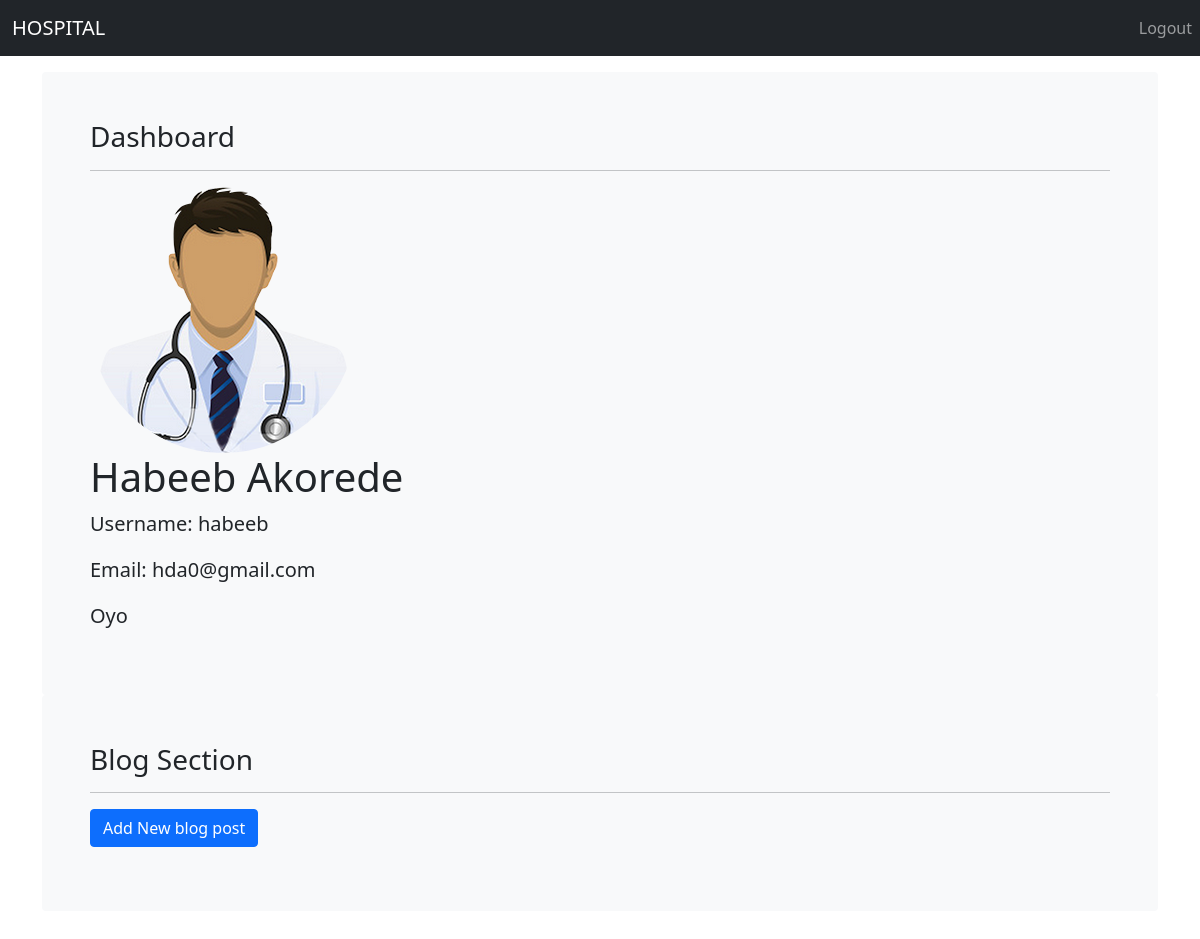
/doctor-dashboard (signed in), run on an earlier commit of the app's database.
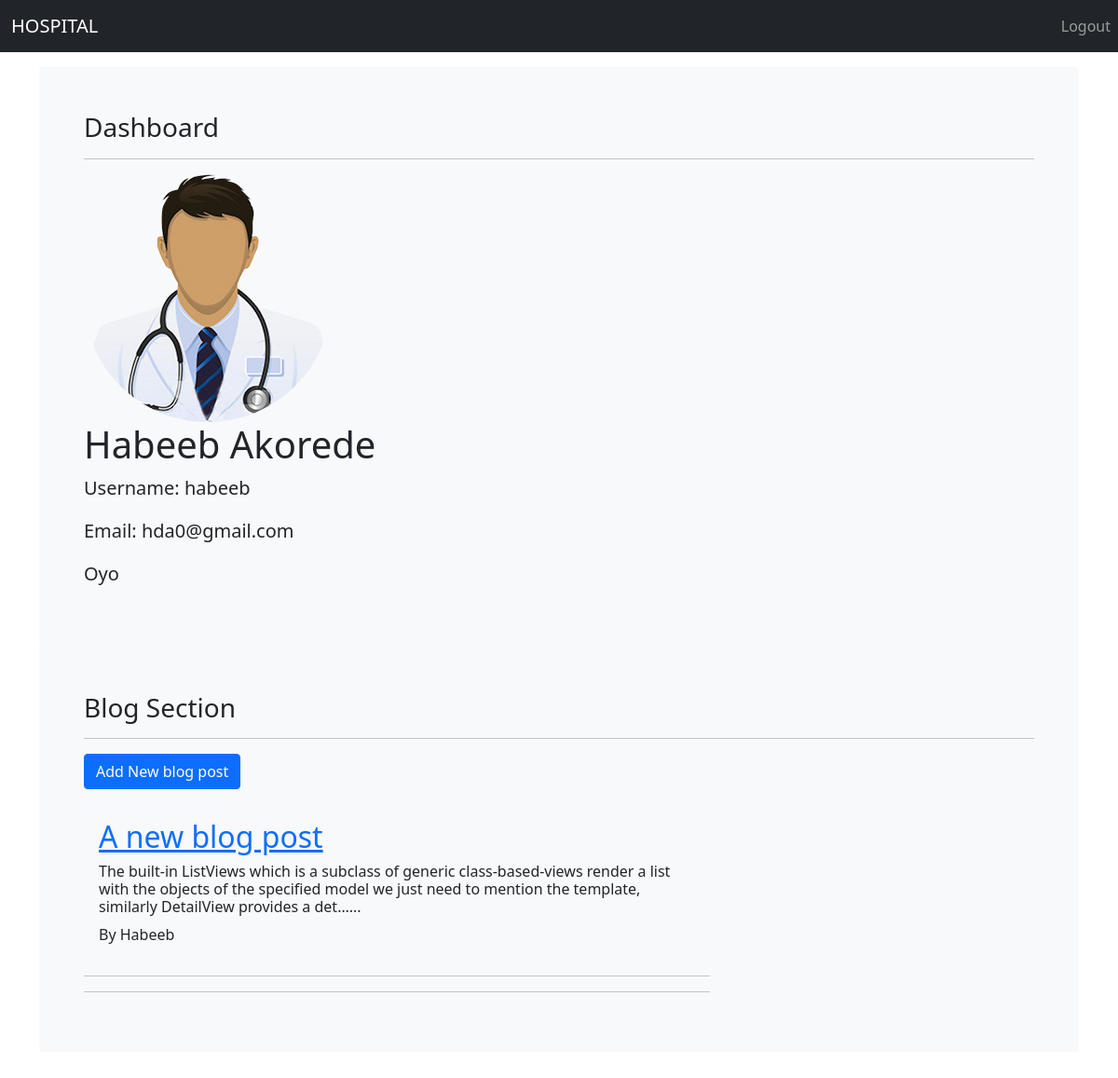
And on a later commit of the database.
### core/models.py (models this page shows, shortened)
class Doctor(models.Model):
    user = models.OneToOneField(User, on_delete=models.CASCADE)
    profile_pic = models.ImageField(upload_to='DoctorProfilePic/', default='doctor.png')
    address = models.CharField(max_length=40)
    state = models.CharField(max_length=20)
    city = models.CharField(max_length=20)
    phone = models.CharField(max_length=20)

### blog/models.py (models this page shows, shortened)
class Blogpost(models.Model):
    CATEGORIES = (
        ('Mental Health', 'Mental Health'),
        ('Heart Disease', 'Heart Disease'),
        ('Covid19', 'Covid19'),
        ('Immunization', 'Immunization')
    )
    STATUS = (
    (0,"Draft"),
    (1,"Publish")
    )
    author = models.ForeignKey(User, on_delete = models.CASCADE)
    title = models.CharField(max_length=200)
    slug = models.SlugField(max_length=200, unique=True, null=True, blank=True)
    image = models.ImageField(upload_to='BlogImages')
    content = models.TextField(max_length=40000)
    summary = models.CharField(max_length=1500)
    status = models.IntegerField(choices=STATUS, default=1)
    category = models.CharField(max_length=50, choices=CATEGORIES)
    created_date = models.DateTimeField(default = timezone.now)
    class Meta:
        ordering = ['-created_date']

### core/views.py (the view)
# urls.py: path('doctor-dashboard', views.doctor_dashboard_view, name='doctor-dashboard'),
@login_required(login_url='doctor-login')
@user_passes_test(is_doctor)
def doctor_dashboard_view(request):
    doctor = models.Doctor.objects.get(user_id=request.user.id)
    posts = Blogpost.objects.filter(status=1).order_by('-created_date')
    context = {'doctor':doctor, 'posts':posts}
    return render(request,'core/doctor_dashboard.html', context)

### core/views.py (called while the page is built)
def is_doctor(user):
    return user.groups.filter(name='DOCTOR').exists()

### core/templates/core/doctor_dashboard.html
{% extends 'core/base.html' %}
{% block content %}
<main class="container">
    <div class="bg-light p-5 rounded">
    <h3>Dashboard</h3>
    <hr>
    <img class="rounded-circle account-img" src="{{ doctor.profile_pic.url }}" alt="Profie Pic">
      <h1>{{ user.first_name.title }} {{ user.last_name.title }}</h1>
      <p class="lead">Username: {{ user.username }}</p>
      <p class="lead">Email: {{ user.email }}</p>
      <p class="lead">{{ doctor.state }}</p>
    </div>
</main>
<main class="container">
  <div class="bg-light p-5 rounded">
  <h3>Blog Section</h3>
  <hr>
  <div>
    <a class="btn btn-primary" href='{% url "add_blog_post" %}'>Add New blog post</a>
  </div>
  <div class="row">
    <div class="col-md-8 mt-3 left">
    {% for post in posts %}
        <div class="card-body">
          <h2 class="card-title"><a href="{%url 'blog_details' post.slug  %}">{{post.title}}</a></h2>
          <h6><div class="">{{post.content| truncatechars:200}}...</div></h6>
         <div class=""> By {{post.author | title }}</a>
        </div>
         </div>
      <hr>
      <hr>
    {% endfor %}
    </div>
  </div>
</main>
{% endblock content%}

### core/templates/core/base.html (shortened to what this page needs)
{% load static %}
<!doctype html>
<html lang="en">
  <head>
    <link href="https://cdn.jsdelivr.net/npm/bootstrap@5.1.3/dist/css/bootstrap.min.css" rel="stylesheet">
    <link href="{% static 'css/main.css' %}" rel="stylesheet">
  </head>
  <body>
<nav class="navbar navbar-expand-md navbar-dark fixed-top bg-dark">
  <div class="container-fluid">
    <a class="navbar-brand" href="{% url 'home' %}">HOSPITAL</a>
  </div>
  {%if user.is_authenticated %}
    <div class="navbar-nav">
      <a class="nav-item nav-link" href="{% url 'logout' %}">Logout</a>
    </div>
  {% endif %}
</nav>
{% block content %} {% endblock content %}
  </body>
</html>

### static/css/main.css (style rules this page uses)
body { min-height: 75rem; padding-top: 4.5rem; }

What changed in the data, as far as the page shows it:
added Blogpost: title "A new blog post", content "The built-in ListViews which is a subclass of generic class-based-views render a list with the objects of the specified model we just need to mention the template, similarly DetailView provides a det…", author "Habeeb"
